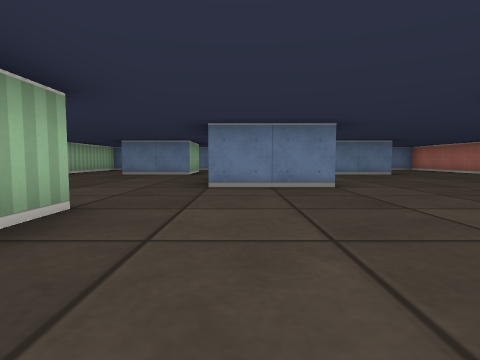
View 1 (above)

16 first-person views from a walk through a cub3D level. The camera is about half as high as the walls, tilts 4° down and sees 80° across. The floor is counted in squares. Each view is taken from the middle of a square. On the plan, view 1 faces up. The plan holds only what a view shows up to about 9 squares ahead; the rest is blank.

View 2
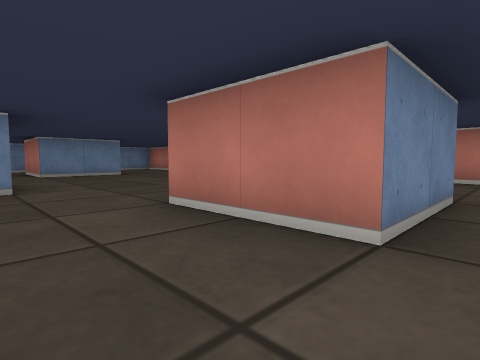

View 3
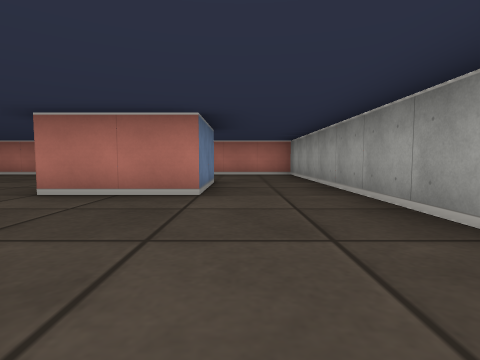

View 4
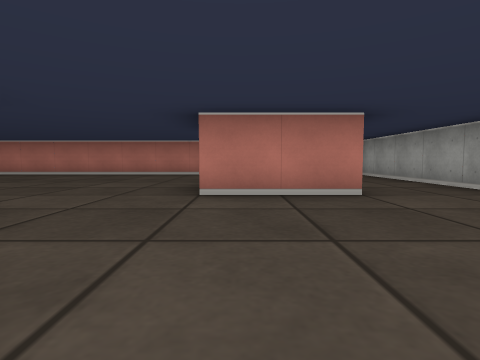

View 5
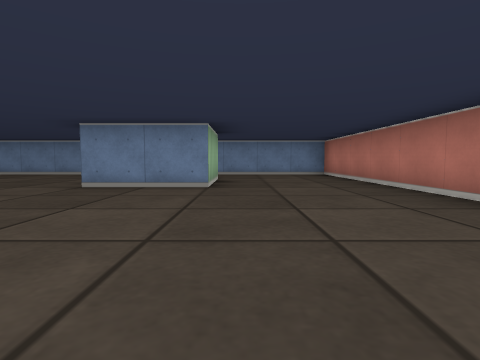

View 6
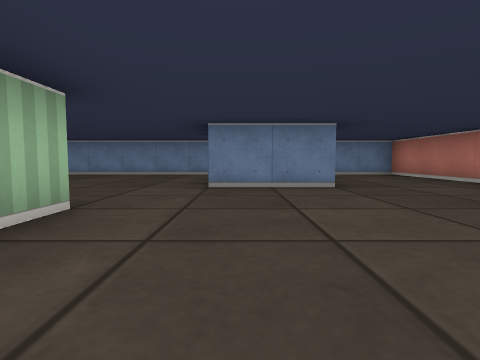

View 7
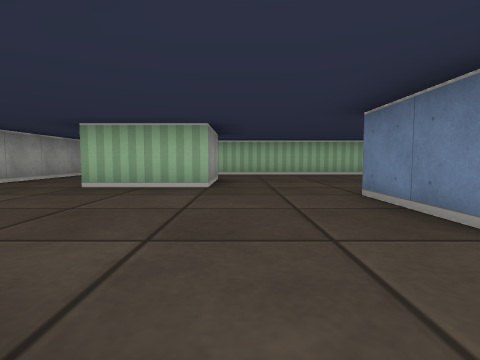

View 8
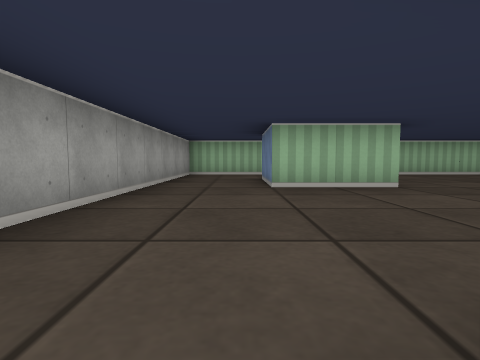

View 9
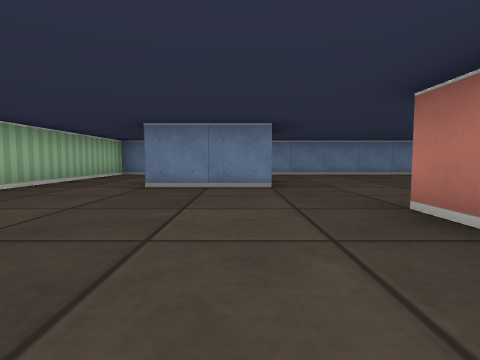

View 10
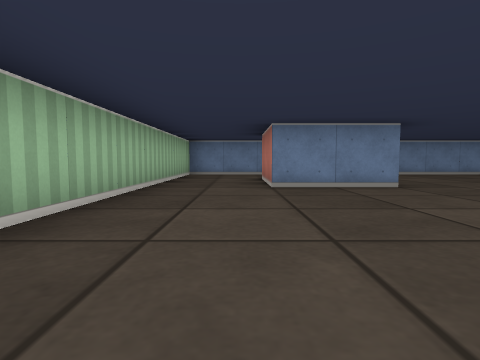

View 11
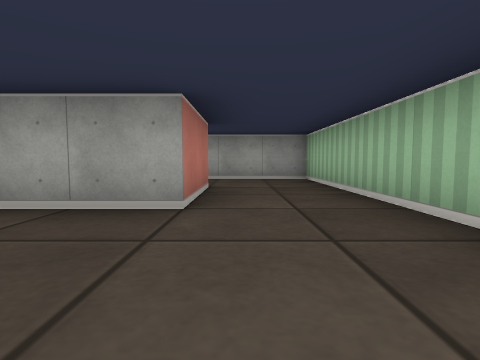

View 12
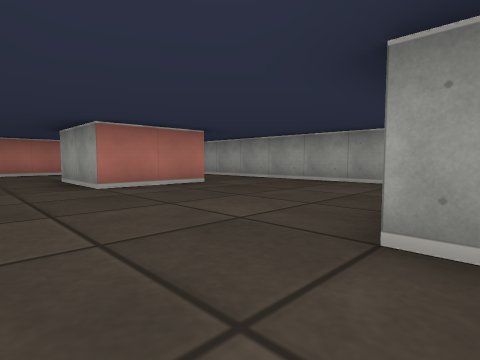

View 13
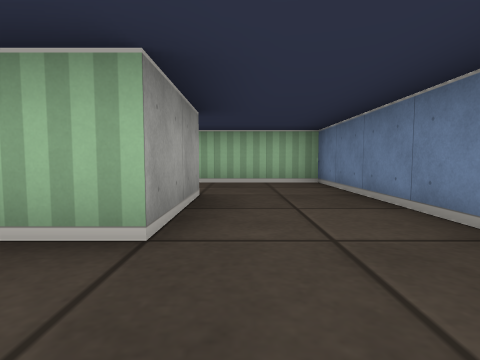

View 14
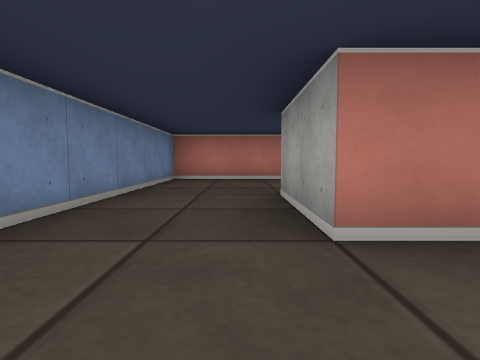

View 15
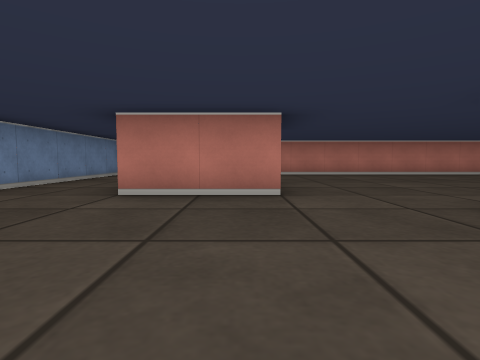

View 16
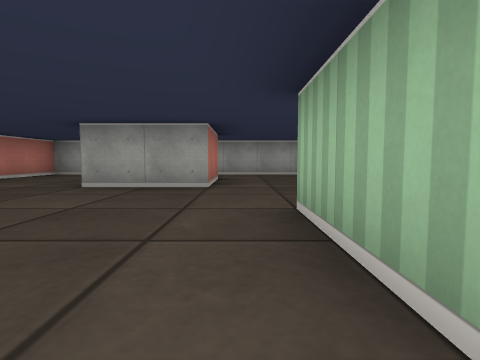

### Floor plan
Points are (right, up) in squares from view 1. A wall is a line through its corners. A room is listed if a view was taken in it or the views show most of it. See-through windows are left out.
Room 1 (views 1, 2, 3, 4, 7, 8)
walls: (-1.5, 2.5) (-1.5, 0.5); (-1.5, -1.5) (4.5, -1.5); (1.5, 4.5) (-0.5, 4.5); (4.5, 0.5) (2.5, 0.5) (2.5, 2.5) (3.5, 2.5)
ways out: opening at (2, 3.3) to room 2; opening at (3.5, -0.5) to room 2; opening at (-1, 3.5) to room 3; opening at (-2.5, -0.5) to room 5
Room 2 (views 5, 6, 16)
walls: (1.5, 6.5) (1.5, 4.5); (3.5, 2.5) (4.5, 2.5); (4.5, 10.5) (4.5, 8.5) (2.5, 8.5); (4.5, -1.5) (7.5, -1.5) (7.5, 12.5) (4.5, 12.5)
ways out: opening at (2, 3.3) to room 1; opening at (3.5, -0.5) to room 1; opening at (1.5, 7.5) to room 4; opening at (3.5, 11.5) to room 4
Room 3 (views 9, 10, 11, 12)
walls: (-3.5, 2.5) (-1.5, 2.5); (-0.5, 5.8) (-0.5, 6.5); (-1.5, 8.5) (-3.5, 8.5); (-5.5, 8.5) (-5.5, 2.5)
ways out: opening at (-1, 3.5) to room 1; opening at (-1, 7.3) to room 4; opening at (-4.5, 1.5) to room 5; opening at (-4.5, 9.5) to room 6
Room 4 (views 13, 14, 15)
walls: (2.5, 8.5) (2.5, 10.5) (4.5, 10.5); (-1.5, 10.5) (-1.5, 8.5); (4.5, 12.5) (-1.5, 12.5)
ways out: opening at (1.5, 7.5) to room 2; opening at (3.5, 11.5) to room 2; opening at (-1, 7.3) to room 3; opening at (-2.5, 11.5) to room 6
Room 5 (no view inside)
walls: (-1.5, 0.5) (-3.5, 0.5) (-3.5, 2.5); (-5.5, 2.5) (-5.5, -1.5) (-1.5, -1.5)
ways out: opening at (-2.5, -0.5) to room 1; opening at (-4.5, 1.5) to room 3
Room 6 (no view inside)
walls: (-3.5, 8.5) (-3.5, 10.5) (-1.5, 10.5); (-1.5, 12.5) (-5.5, 12.5) (-5.5, 8.5)
ways out: opening at (-4.5, 9.5) to room 3; opening at (-2.5, 11.5) to room 4

Where each view was taken, in squares from view 1:
view 1: 0 up, 0 right, facing up
view 2: 0 up, 1 right, facing up-right
view 3: 0 up, 1 left, facing right
view 4: 2 up, 1 left, facing right
view 5: 4 up, 5 right, facing up
view 6: 4 up, 3 right, facing up
view 7: 3 up, 3 right, facing left
view 8: 0 up, 3 right, facing left
view 9: 4 up, 2 left, facing up
view 10: 4 up, 4 left, facing up
view 11: 5 up, 4 left, facing down
view 12: 4 up, 2 left, facing down-right
view 13: 11 up, 0 right, facing left
view 14: 11 up, 1 right, facing right
view 15: 9 up, 1 left, facing right
view 16: 7 up, 2 right, facing down
